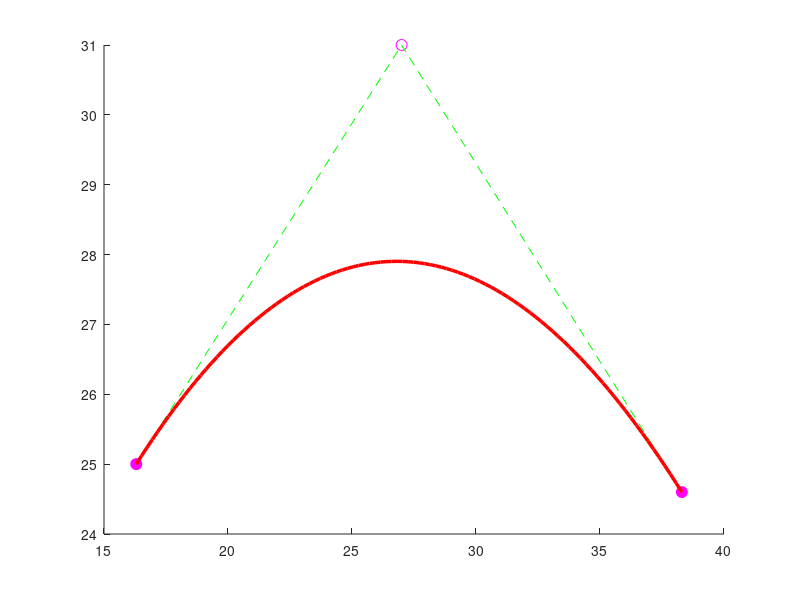

Write MATLAB code to recreate this figure.
function fata2_poligoane_control()

t = linspace(0,1); % Parametrul
b = [16.3 27 38.3; 25 31 24.6]; % Punctele de control
% Polinoamele Bernstein de gradul 2
B0 = (1-t).^2;
B1 = 2*(1-t).*t;
B2 = t.^2;
B = [B0;B1;B2]; % Matricea care cuprinde toate polinoamele Bernstein
f = b*B; % Curba Bezier

% --> Desenare grafic (curba + poligonul de control) <--
hold on 
% Deseneaza cercuri pline pentru primul si ultimul punct din poligonul de control
plot([b(1,1),b(1,end)],[b(2,1),b(2,end)],'mo','MarkerFaceColor','m','MarkerSize',8)

% Deseneaza cercuri goale pentru punctele interioare din poligonul de control 
plot(b(1,2:end-1),b(2,2:end-1),'mo','MarkerSize',8)

% Traseaza poligonul de control
plot(b(1,:),b(2,:),'--g')

% Traseaza curba Bezier generata din punctele de control
plot(f(1,:),f(2,:),'r','LineWidth',2.5)
hold off

end
